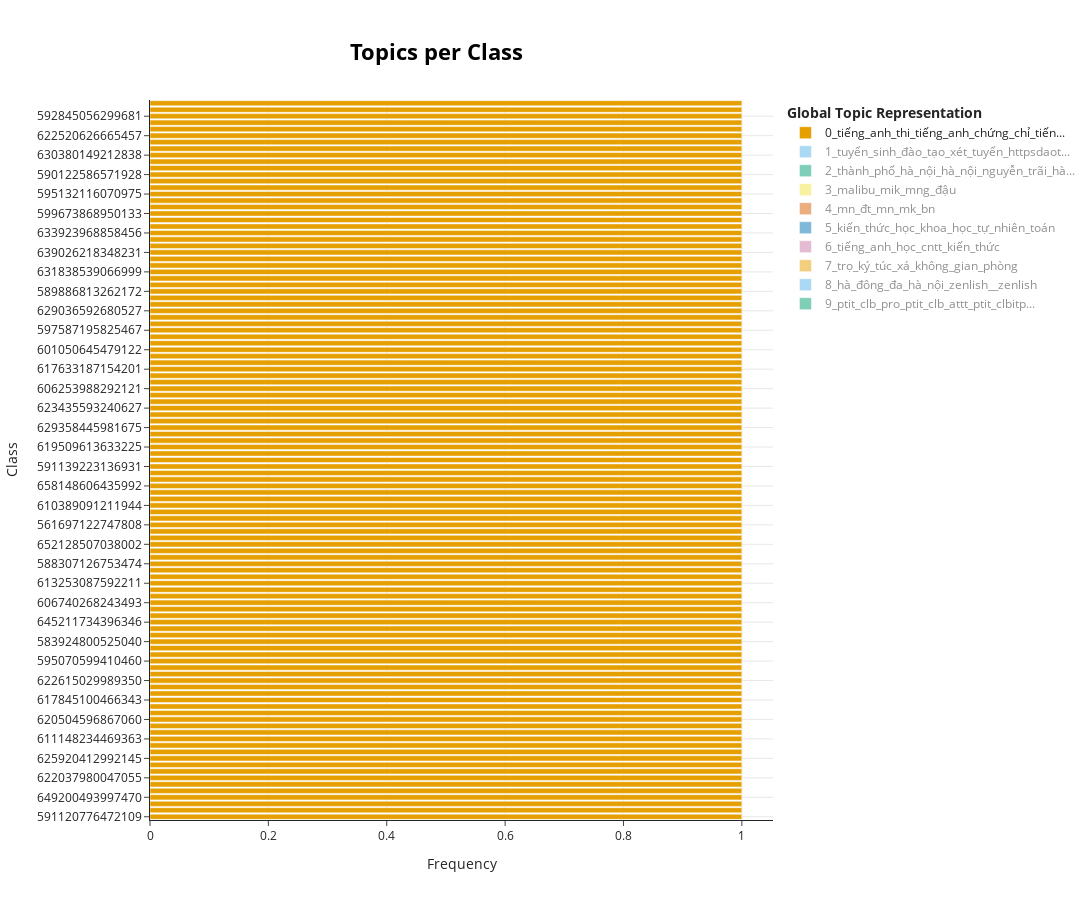

Notebook code cell kept with this figure:
### Code cell
classes = [i for i in papers["post_id"]]
classes = [str(i) for i in classes] # convert to string
topics_per_class = topic_model.topics_per_class(docs, classes=classes)
topic_model.visualize_topics_per_class(topics_per_class)
